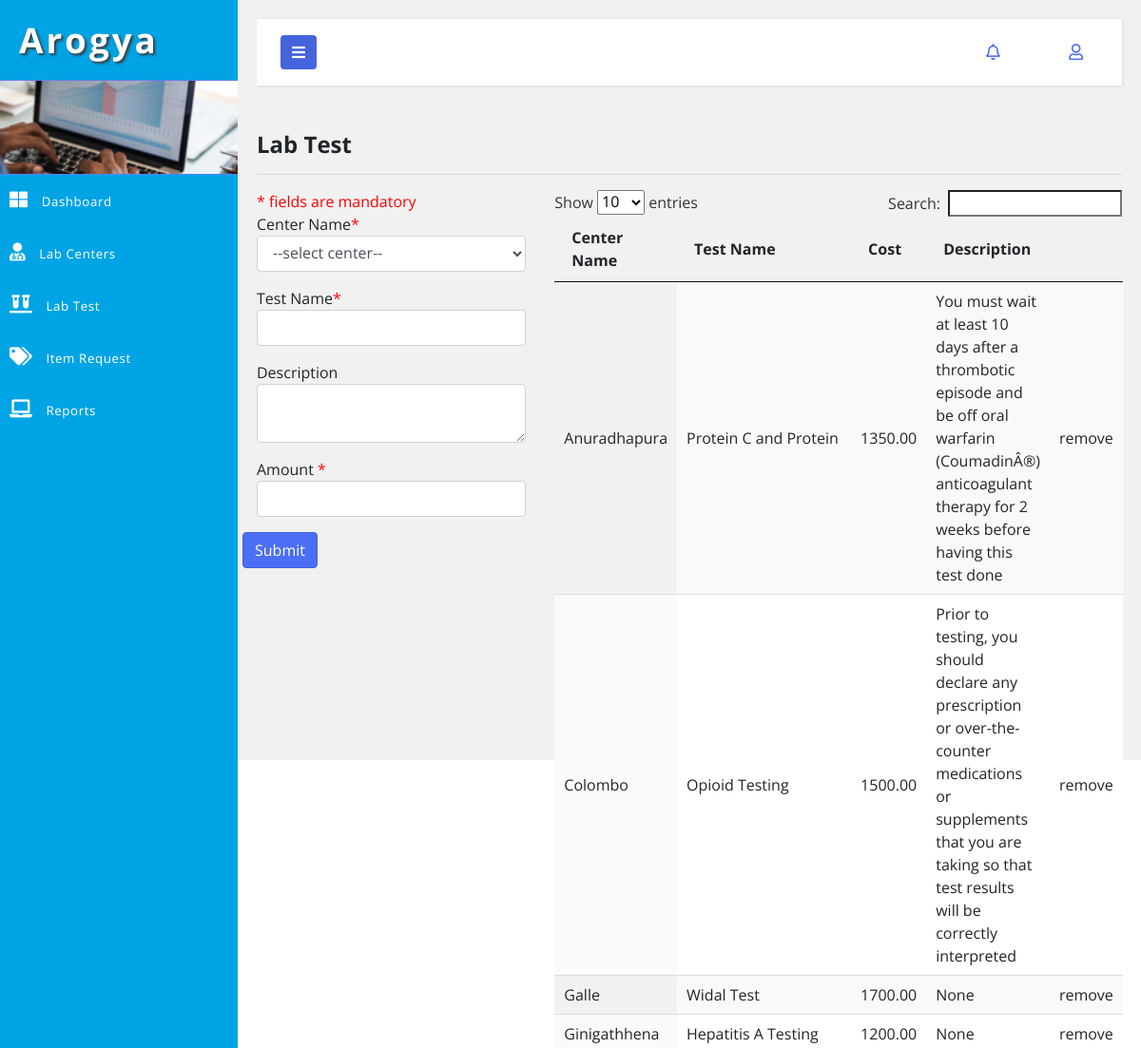
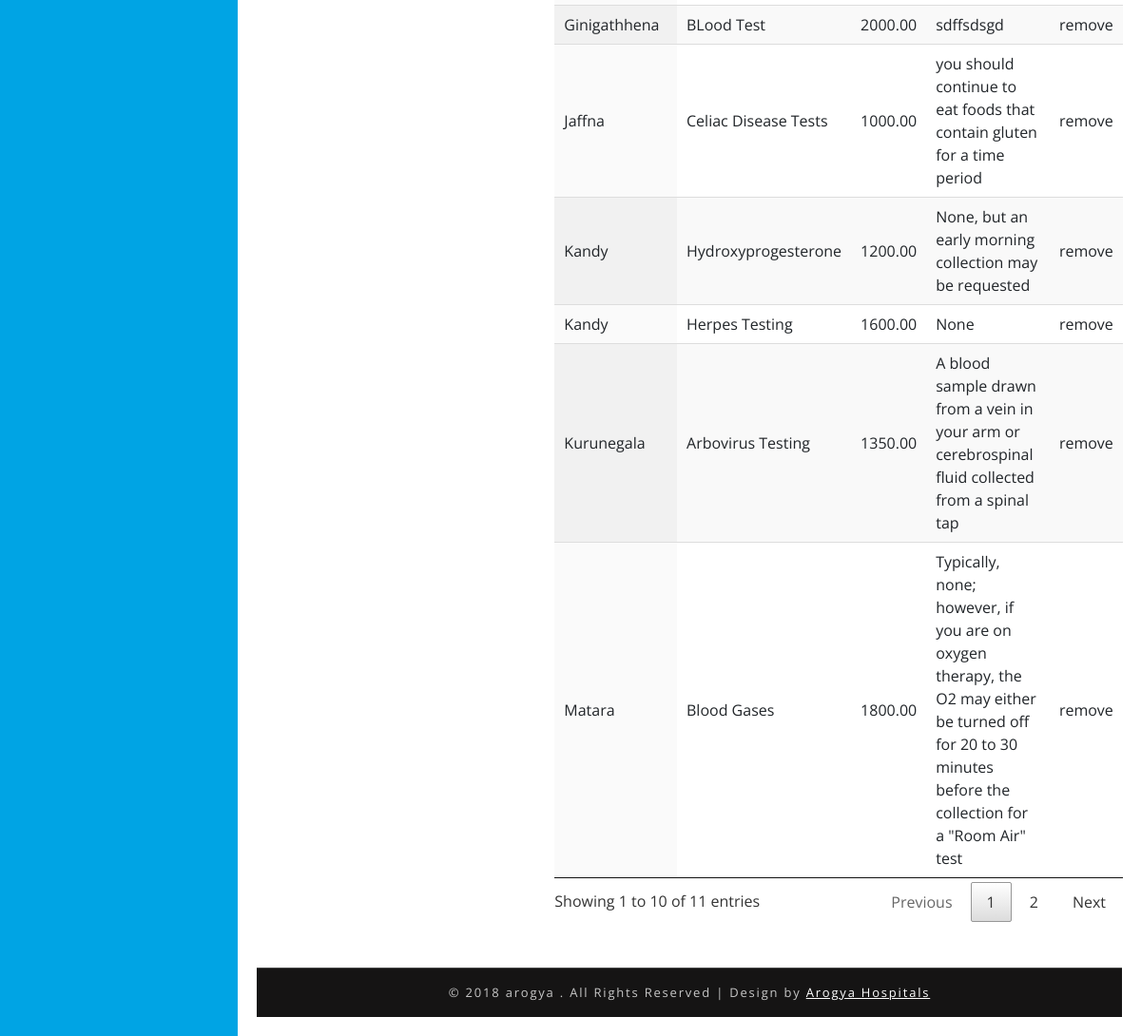
Screenshot of /Arogya_/arogyaadmin/lab/center-lab-test.php with the database file from the repository (2 pictures, top to bottom).
### tables this page shows
CREATE TABLE `hms_lab_test` (
  `id` int(5) NOT NULL,
  `lab_test` varchar(50) DEFAULT NULL,
  `center_id` int(5) DEFAULT NULL,
  `description` text,
  `test_cost` decimal(10,2) DEFAULT NULL
);

CREATE TABLE `hms_center` (
  `center_name` varchar(20) NOT NULL,
  `id` int(5) NOT NULL,
  `Phone_Number` int(11) DEFAULT NULL,
  `created_date` timestamp NOT NULL DEFAULT CURRENT_TIMESTAMP
);

### Arogya_/arogyaadmin/DB.php (called while the page is built, shortened)
<?php
function getDBConnection() {
    $servername = "localhost";
    $username = "root";
    $password = "";
    $db = "hmsdb";
    $conn = mysqli_connect($servername, $username, $password, $db);
    if (!$conn) {
        die("Connection failed: " . mysqli_connect_error());
    } else {
        return $conn;
    }
}
function getData($sql) {
    $conn = getDBConnection();
    $result = mysqli_query($conn, $sql);
    if (mysqli_num_rows($result) > 0) {
        return $result;
    } else {
        return FALSE;
    }
}
?>

### Arogya_/arogyaadmin/lab/center-lab-test.php (the view, shortened to what this page needs)
<?php
include '../DB.php';
?>
<!DOCTYPE html>
<html lang="en">
    <head>
        <link rel="stylesheet" href="https://maxcdn.bootstrapcdn.com/font-awesome/4.7.0/css/font-awesome.min.css">
        <link href="../css/bootstrap.css" rel="stylesheet" type="text/css" media="all" />
        <link href="../css/style.css" rel="stylesheet" type="text/css" media="all" />
        <link rel="stylesheet" href="../css/style4.css">
        <link href="../css/fontawesome-all.css" rel="stylesheet">
                <link rel="stylesheet" href="https://use.fontawesome.com/releases/v5.3.1/css/all.css">
    </head>
    <body>
        <div class="wrapper">
            <nav id="sidebar">
                <div class="sidebar-header">
                    <h1>
                        <a href="#">Arogya</a>
                    </h1>
                </div>
                <div class="profile-bg"></div>
                <?php
                include_once '../_tree_lab.php';
                ?>
            </nav>
            <div id="content">
                <?php include_once '../_top_bar.php'; ?>
                <div class="blank-page-content">
                    <h4>Lab Test</h4>
                    <hr>
                    <div class="row">
                        <div class="col-md-4">
                            <form class="form-horizontal" action="center-lab-test.php" method="post">
                                      <span class="mando-msg">* fields are mandatory</span>
                                <div class="form-group">
                                    <label for="text" class="control-label col-xs-4">Center Name<span class="mando-msg">*</span></label>
                                    <div class="col-xs-8">
                                        <select id="select" required="" name="center_id" class="select form-control">
                                            <option value="">--select center--</option>
                                        </select>
                                    </div>
                                </div>
                                <div class="form-group">
                                    <label for="text" class="control-label col-xs-4">Test Name<span class="mando-msg">*</span></label>
                                    <div class="col-xs-8">
                                        <input id="text" required="" name="lab_test" type="text" class="form-control">
                                    </div>
                                </div>
                                <div class="form-group">
                                    <label for="text" class="control-label col-xs-4">Description</label>
                                    <div class="col-xs-8">
                                        <textarea name="description" class="form-control">
                                        </textarea>
                                    </div>
                                </div>
                                <div class="form-group">
                                    <label for="text" class="control-label col-xs-4">Amount <span class="mando-msg">*</span></label>
                                    <div class="col-xs-8">
                                        <input id="text" name="test_cost" required="" type="number" class="form-control">
                                    </div>
                                </div>
                                <div class="form-group row">
                                    <div class="col-xs-offset-4 col-xs-8">
                                        <button name="btnsubmit" type="submit" class="btn btn-primary">Submit</button>
                                    </div>
                                </div>
                            </form>
                        </div>
                        <div class="col-md-8">
                            <table id="example" class="display" cellspacing="0" width="100%">
                                <thead>
                                    <tr>
                                        <th>Center Name</th>
                                        <th>Test Name</th>
                                        <th>Cost</th>
                                        <th>Description</th>
                                        <th></th>
                                    </tr>
                                </thead>
                                <tbody>
                                    <?php
                                    $sql = "SELECT hms_lab_test.*,hms_center.center_name FROM hms_lab_test INNER JOIN hms_center
ON hms_lab_test.center_id = hms_center.id";
                                    $data = getData($sql);
                                    if ($data != null) {
                                        foreach ($data as $value) {
                                            ?>
                                            <tr>
                                                <td><?= $value['center_name'] ?></td>
                                                <td><?= $value['lab_test'] ?></td>
                                                <td><?= $value['test_cost'] ?></td>
                                                <td><?= $value['description'] ?></td>
                                                <td><a href="center-lab-test.php?id=<?= $value['id'] ?>">remove</a></td>
                                            </tr>
                                            <?php
                                        }
                                    }
                                    ?>
                                </tbody>
                            </table>
                            <link href="css/jquery.dataTables.min.css" rel="stylesheet" type="text/css"/>
                        </div>
                    </div>
                </div>
                <?php include '../_footer.php'; ?>
            </div>
        </div>
        <link href="../css/jquery.dataTables.min.css" rel="stylesheet" type="text/css"/>
    </body>
</html>

### Arogya_/arogyaadmin/css/style.css (style rules this page uses)
* { margin: 0; padding: 0; }
body { background: radial-gradient(#eee, #668); height: 100vh; width: 100vw; }
html, body { margin: 0; font-size: 100%; font-family: 'Open Sans', sans-serif; background: #fff; }
.blank-page-content { min-height: 480px; }
.mando-msg { color: red; }
body a { text-decoration: none; transition: 0.5s all; -webkit-transition: 0.5s all; -moz-transition: 0.5s all; -o-transition: 0.5s all; -ms-transition: 0.5s all; }
input[type="button"], button[type="submit"] { transition: 0.5s all; -webkit-transition: 0.5s all; -moz-transition: 0.5s all; -o-transition: 0.5s all; -ms-transition: 0.5s all; }
h1, h2, h3, h4, h5, h6 { margin: 0; font-weight: 700; }
label { margin: 0; }
.profile-bg { border: 1px solid #5d7cf7; border-left: none; border-right: none; background: url(../images/menu1.jpg)no-repeat 0px 0px; -webkit-background-size: cover; -moz-background-size: cover; -o-background-size: cover; -ms-background-size: cover; background-size: cover; min-height: 100px; }
.btn-primary { color: #fff; background-color: #4c6ef5; border-color: #4463dc; }

### Arogya_/arogyaadmin/css/style4.css (style rules this page uses)
body { font-family: 'Open Sans', sans-serif; background: #f1f1f1; }
a, a:hover, a:focus { color: inherit; text-decoration: none; transition: all 0.3s; }
i, span { display: inline-block; }
.wrapper { display: flex; align-items: stretch; }
#sidebar { min-width: 250px; max-width: 250px; background: #00a4e4; color: #fff; transition: all 0.3s; }
.sidebar-header h1 { font-size: 2.3em; letter-spacing: 3px; color: #fff; text-shadow: 2px 2px 3px #39393a; }
#sidebar .sidebar-header { padding: 20px; background: #00a4e4; }
#content { padding: 20px; min-height: 100vh; transition: all 0.3s; overflow: hidden; width: 100%; }

### rows the page displays
hms_lab_test: hms_center.center_name "Colombo", lab_test "Opioid Testing", test_cost "1500.00", description "Prior to testing, you should declare any prescription or over-the-counter medications or supplements that you are taking so that test results will be correctly interpreted"
hms_lab_test: hms_center.center_name "Galle", lab_test "Widal Test", test_cost "1700.00", description "None"
hms_lab_test: hms_center.center_name "Kandy", lab_test "Hydroxyprogesterone", test_cost "1200.00", description "None, but an early morning collection may be requested"
hms_lab_test: hms_center.center_name "Kandy", lab_test "Herpes Testing", test_cost "1600.00", description "None"
hms_lab_test: hms_center.center_name "Kurunegala", lab_test "Arbovirus Testing", test_cost "1350.00", description "A blood sample drawn from a vein in your arm or cerebrospinal fluid collected from a spinal tap"
hms_lab_test: hms_center.center_name "Matara", lab_test "Blood Gases", test_cost "1800.00", description "Typically, none; however, if you are on oxygen therapy, the O2 may either be turned off for 20 to 30 minutes before the collection for a \"Room Air\" test"
hms_lab_test: hms_center.center_name "Jaffna", lab_test "Celiac Disease Tests", test_cost "1000.00", description "you should continue to eat foods that contain gluten for a time period"
hms_lab_test: hms_center.center_name "Ginigathhena", lab_test "Hepatitis A Testing", test_cost "1200.00", description "None"
hms_lab_test: hms_center.center_name "Anuradhapura", lab_test "Protein C and Protein", test_cost "1350.00", description "You must wait at least 10 days after a thrombotic episode and be off oral warfarin (CoumadinÂ®) anticoagulant therapy for 2 weeks before having this test done"
hms_lab_test: hms_center.center_name "Ginigathhena", lab_test "BLood Test", test_cost "2000.00", description "sdffsdsgd"
